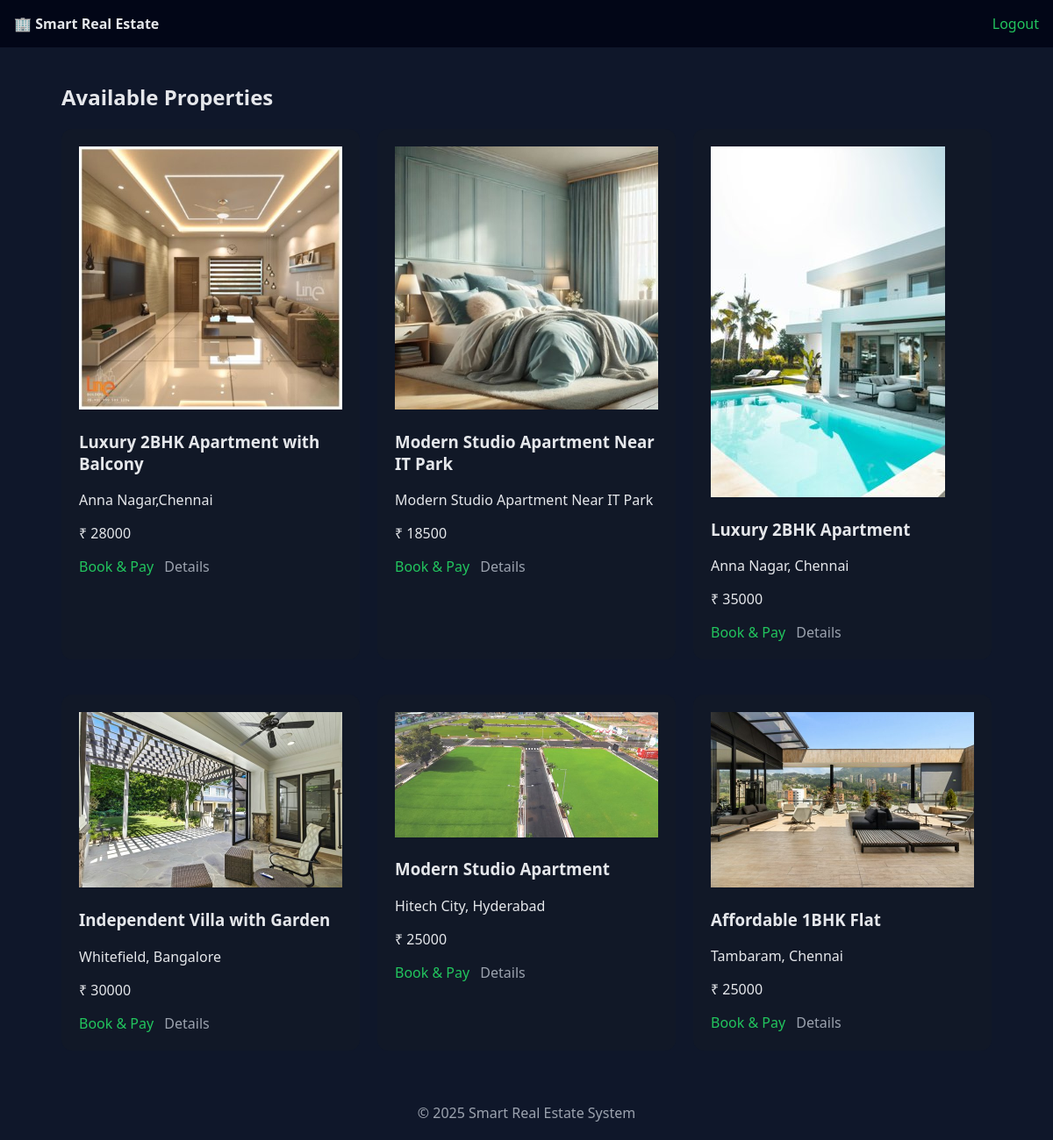
Screenshot of /tenant/ (signed in) with the database file from the repository.
### properties/models.py (models this page shows, shortened)
class Property(models.Model):
    owner = models.ForeignKey(settings.AUTH_USER_MODEL, on_delete=models.CASCADE)
    title = models.CharField(max_length=100)
    location = models.CharField(max_length=100)
    price = models.IntegerField()
    description = models.TextField()
    image = models.ImageField(upload_to='property_images/', null=True, blank=True)
    created_at = models.DateTimeField(auto_now_add=True)

class PropertyImage(models.Model):
    property = models.ForeignKey(Property, related_name='images', on_delete=models.CASCADE)
    image = models.ImageField(upload_to='property_images/')
    thumbnail = models.ImageField(upload_to='property_images/thumbnails/', null=True, blank=True)
    created_at = models.DateTimeField(auto_now_add=True)

### properties/views.py (the view)
# urls.py: path('tenant/', tenant_dashboard, name='tenant_dashboard'),
@login_required
def tenant_dashboard(request):
    properties = Property.objects.all()
    return render(request, 'tenant_dashboard.html', {'properties': properties})

### templates/tenant_dashboard.html
{% extends 'base.html' %}
{% block content %}
<h2>Available Properties</h2>
<div class="grid">
{% for p in properties %}
  <div class="card">
    {% with first=p.images.first %}
      {% if first and first.thumbnail %}
        <img src="{{ first.thumbnail.url }}" alt="{{ p.title }}" style="max-width:100%; height:auto;">
      {% elif p.image %}
        <img src="{{ p.image.url }}" alt="{{ p.title }}" style="max-width:100%; height:auto;">
      {% endif %}
    {% endwith %}
    <h3>{{ p.title }}</h3>
    <p>{{ p.location }}</p>
    <p>₹ {{ p.price }}</p>
    <a href="{% url 'send_request' p.id %}" class="btn btn-pay">
      Book & Pay
    </a>
    <a href="{% url 'property_detail' p.id %}" style="margin-left:8px;color:var(--muted);">Details</a>
  </div>
{% empty %}
  <p>No properties available</p>
{% endfor %}
</div>
{% endblock %}

### templates/base.html (shortened to what this page needs)
<!DOCTYPE html>
<html lang="en">
<head>
</head>
<body>
<header>
  <strong>🏢 Smart Real Estate</strong>
  {% if user.is_authenticated %}
    <a href="/logout/">Logout</a>
  {% endif %}
</header>
<div class="container">
  {% block content %}{% endblock %}
</div>
<footer>
  © 2025 Smart Real Estate System
</footer>
</body>
</html>

### templates/base.html (style rules this page uses)
:root { --bg:#0f172a; --card:#111827; --text:#e5e7eb; --muted:#9ca3af; --accent:#22c55e; --danger:#ef4444; }
* { box-sizing:border-box }
body { margin:0; background:var(--bg); color:var(--text); font-family:system-ui; }
header { background:#020617; padding:16px; display:flex; justify-content:space-between; align-items:center; }
a { color:var(--accent);text-decoration:none }
.container { max-width:1100px;margin:auto;padding:20px }
.card { background:var(--card); padding:20px; border-radius:12px; margin-bottom:20px; }
.card { animation:card-pop 360ms cubic-bezier(.2,.9,.3,1) both }
.grid { display:grid; grid-template-columns:repeat(auto-fit,minmax(280px,1fr)); gap:20px; }
footer { text-align:center; padding:20px; color:var(--muted); }

### rows the page displays
Property: images.first.thumbnail (picture), title "Luxury 2BHK Apartment with Balcony", location "Anna Nagar,Chennai", price "28000"
Property: images.first.thumbnail (picture), title "Modern Studio Apartment Near IT Park", location "Modern Studio Apartment Near IT Park", price "18500"
Property: images.first.thumbnail (picture), title "Luxury 2BHK Apartment", location "Anna Nagar, Chennai", price "35000"
Property: images.first.thumbnail (picture), title "Independent Villa with Garden", location "Whitefield, Bangalore", price "30000"
Property: images.first.thumbnail (picture), title "Modern Studio Apartment", location "Hitech City, Hyderabad", price "25000"
Property: images.first.thumbnail (picture), title "Affordable 1BHK Flat", location "Tambaram, Chennai", price "25000"
